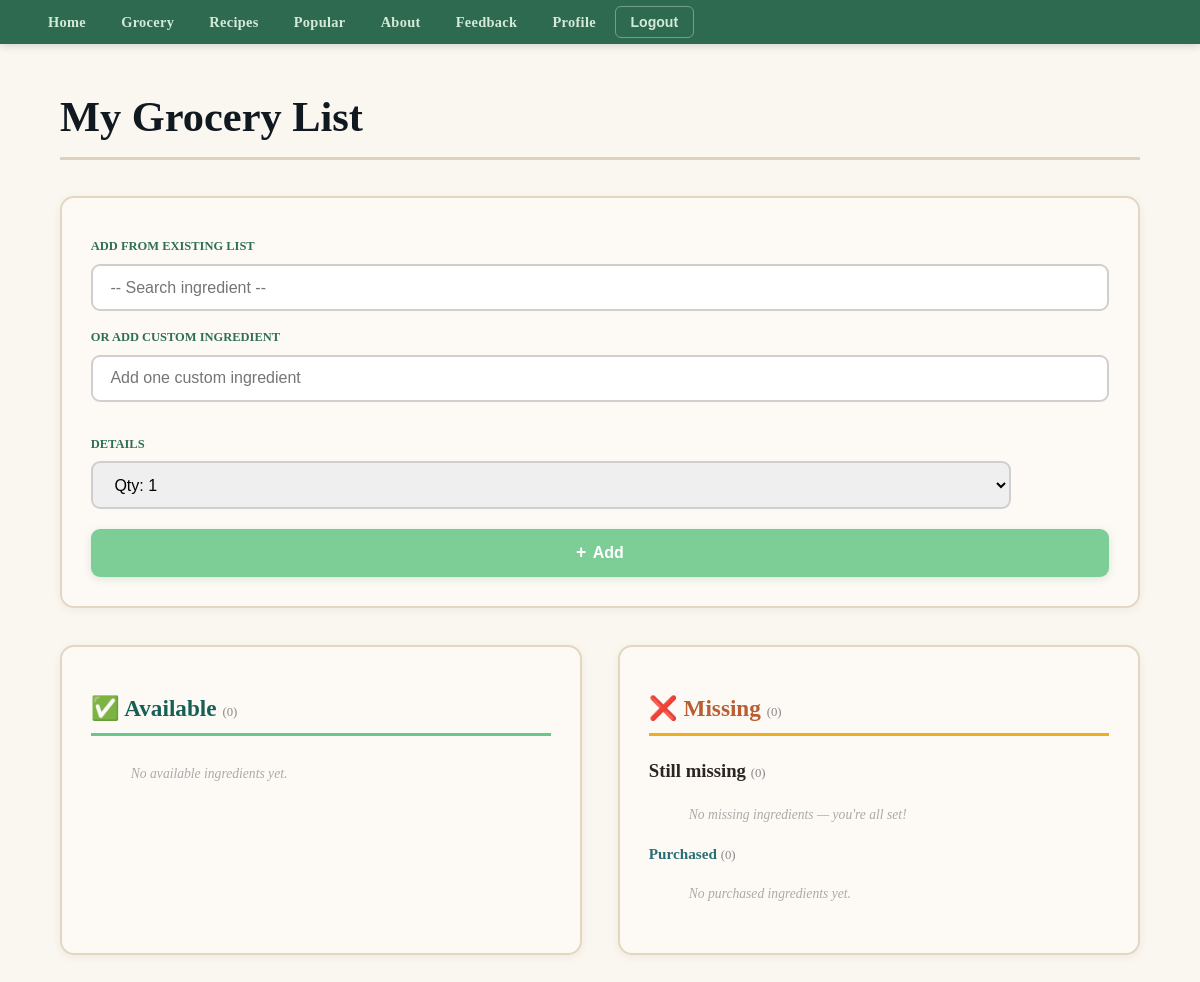
/grocery/ (signed in), run on an earlier commit of the app's database.
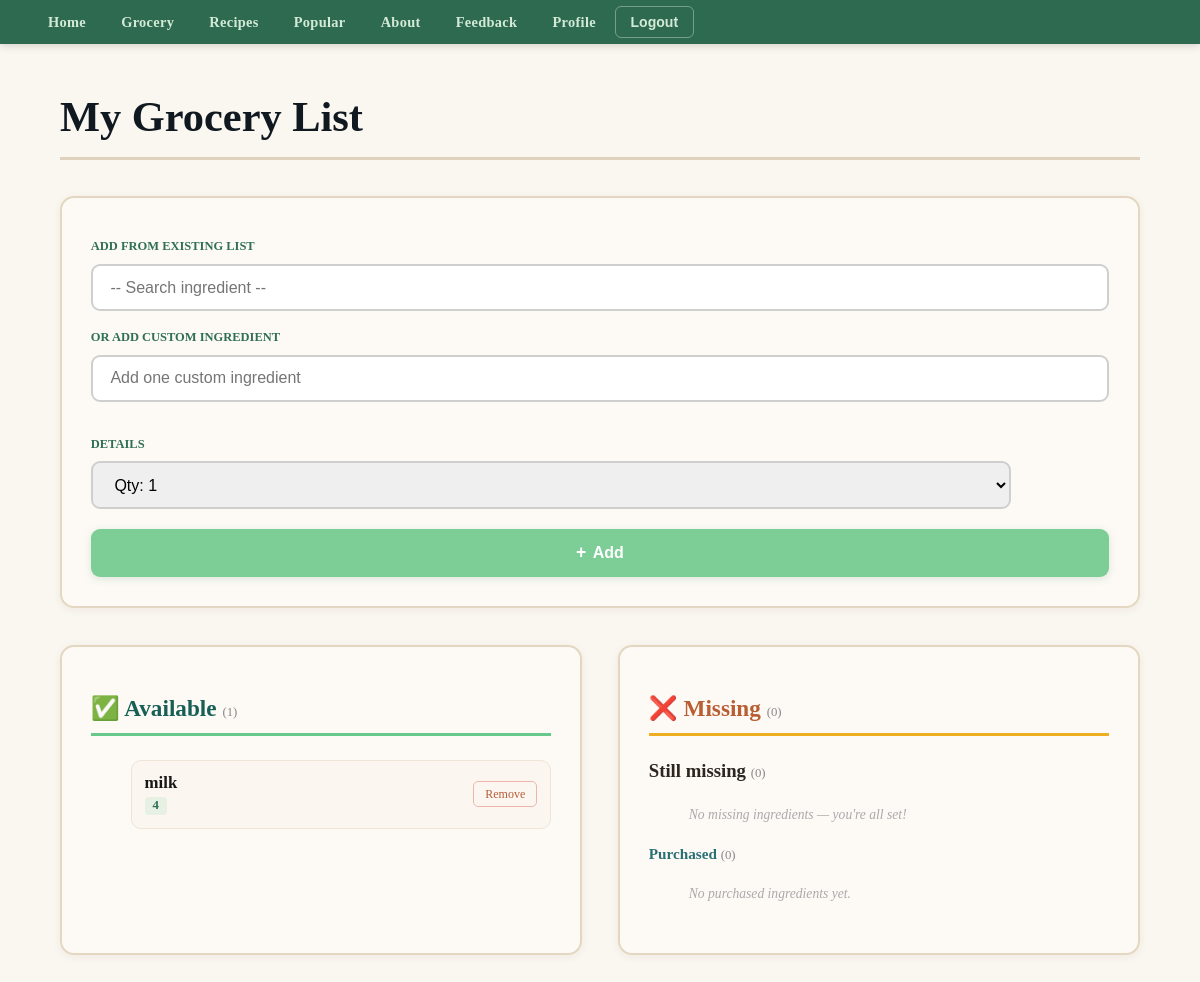
And on a later commit of the database.
### pages/models.py (models this page shows, shortened)
class Grocery(models.Model):
    STATUS_CHOICES = [
        ('available', 'Available'),   # user has this ingredient
        ('missing',   'Missing'),     # added automatically when using "To Make"
        ('purchased', 'Purchased'),   # marked as purchased after clicking Got it
    ]
    name        = models.CharField(max_length=100, default='')
    custom_name = models.CharField(max_length=100, null=True, blank=True)
    status      = models.CharField(
        max_length=20,
        choices=STATUS_CHOICES,
        default='available'
    )
    for_recipe  = models.CharField(max_length=200, null=True, blank=True)
    quantity    = models.CharField(max_length=100, null=True, blank=True)
    user        = models.ForeignKey(
        'pages.AppUser',
        on_delete=models.CASCADE,
        related_name='groceries'
    )

### pages/views.py (the view, shortened to what this page needs)
# urls.py: path("grocery/",          views.grocery,     name="grocery"),
def grocery(request):
    user = request.user if request.user.is_authenticated else AppUser.objects.first()
    all_ingredients = Ingredient.objects.all().order_by('name')
    available_qs = Grocery.objects.filter(user=user, status='available')
    missing = Grocery.objects.filter(user=user, status='missing')
    purchased = Grocery.objects.filter(user=user, status='purchased')
    available_names = {
        name.strip().lower()
        for name in available_qs.values_list('name', flat=True)
        if name
    }
    recipe_label_map = {}
    labelled_groceries = Grocery.objects.filter(user=user).exclude(for_recipe__isnull=True).exclude(for_recipe__exact='')
    for item in labelled_groceries:
        for label in [label.strip() for label in item.for_recipe.split(',') if label.strip()]:
            recipe_label_map.setdefault(label, set()).add(item.name.strip().lower())
    completed_recipes = [
        recipe_name
        for recipe_name, labelled_names in recipe_label_map.items()
        if labelled_names and labelled_names.issubset(available_names)
    ]
    available = aggregate_grocery_items(available_qs)
    return render(request, 'pages/grocery.html', {
        'all_ingredients': all_ingredients,
        'available': available,
        'missing': missing,
        'purchased': purchased,
        'missing_count': missing.count() + purchased.count(),
    })

### pages/templates/pages/grocery.html (shortened to what the changed rows need)
{% extends 'pages/base.html' %}
{% block content %}
<main class="grocery_page">
  <h1>My Grocery List</h1>
  <div class="grocery_sections">
    <div class="grocery_section">
      <h2 class="section_heading available_heading">
        ✅ Available <span class="count">({{ available|length }})</span>
      </h2>
      <ul class="grocery_list">
        {% for item in available %}
          <li class="grocery_item">
            <div class="item_info">
              <span class="item_name">{{ item.name }}</span>
              {% if item.quantity %}<span class="item_quantity">{{ item.quantity }}</span>{% endif %}
            </div>
            <a href="{% url 'remove_item' item.id %}" class="btn_remove">Remove</a>
          </li>
        {% empty %}
          <li class="empty_msg">No available ingredients yet.</li>
        {% endfor %}
      </ul>
    </div>
    <div class="grocery_section">
      <h2 class="section_heading missing_heading">
        ❌ Missing <span class="count">({{ missing_count }})</span>
      </h2>
    </div>
  </div>
</main>
{% endblock %}

What changed in the data, as far as the page shows it:
added Grocery: name "milk"
Also different on the page:
{{ available|length }}: "0" → "1"
new list line: "4 Remove"
text no longer shown: "No available ingredients yet."
